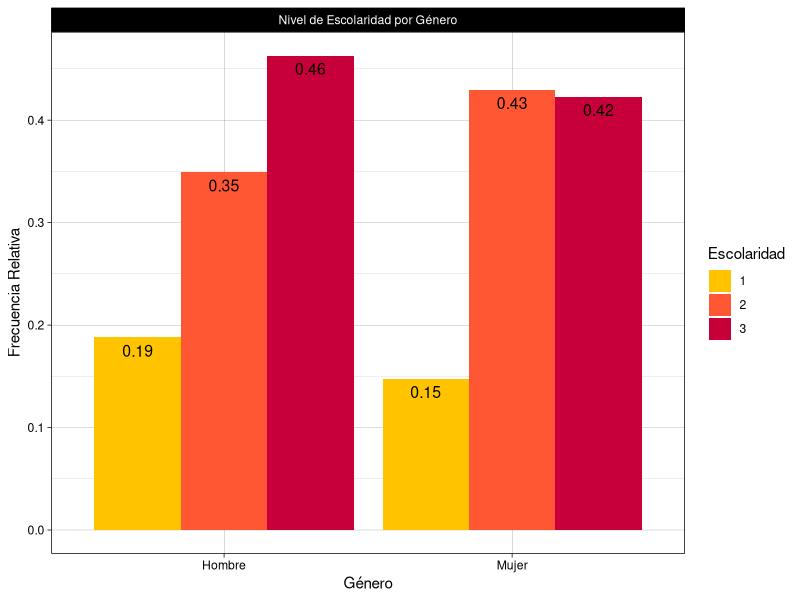
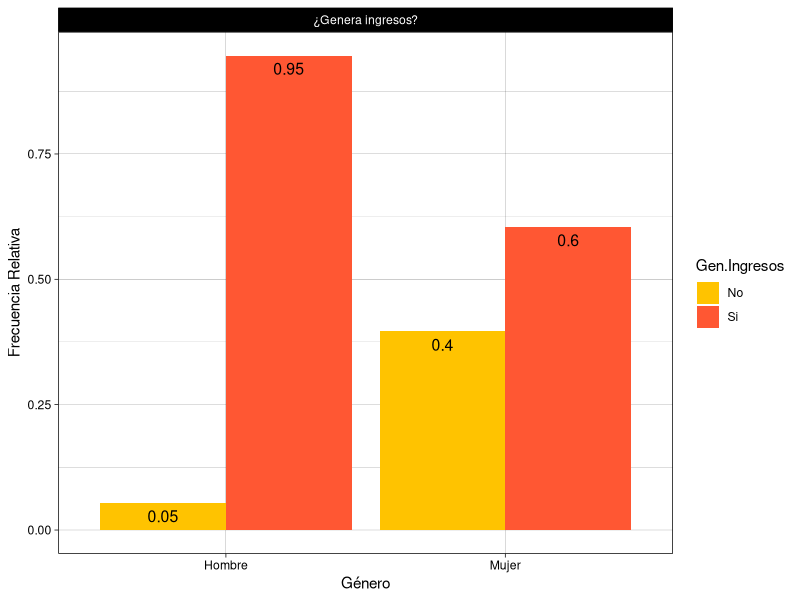
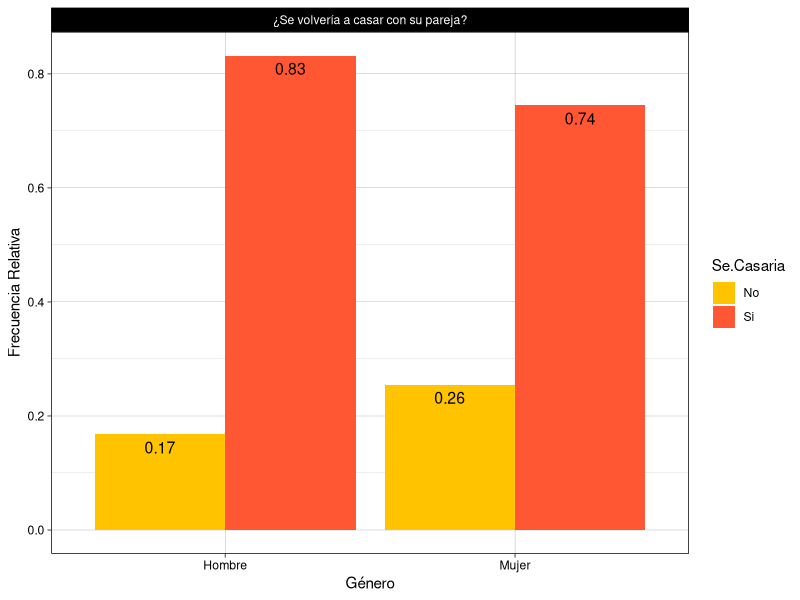

These figures' R source, in order:
## ---- chunk 1
knitr::opts_chunk$set(echo = F, fig.width=8, fig.height=4)
## ---- chunk 2
datos3 <- read.table("PAREJAS.txt", header = T)
## ---- chunk 3
library(knitr)
library(kableExtra)

knitr::kable(head(datos3,5), format="latex", booktabs=TRUE) %>% 
  kable_styling(latex_options=c("scale_down", "hold_position"))
## ---- chunk 4
resumen1 <- data.frame("Variable"= c("Edad", "Escolaridad", "Ingresos", "¿Se casaría?"),
                      "PromedioH"=c(mean(datos3$EDADH), mean(datos3$ESCOLH),
                                    mean(datos3$INGH), mean(datos3$CASARH)),
                      "PromedioM"=c(mean(datos3$EDADM), mean(datos3$ESCOLM),
                                    mean(datos3$INGM), mean(datos3$CASARM)))

knitr::kable(resumen1, "latex", booktabs = T) %>%
  kable_styling(latex_options = "hold_position", position = "center")
## ---- chunk 5
resumen2 <- data.frame("Variable"= c("Años casados", "N. Hijos"),
                       "Promedio"= c(mean(datos3$TPOCAS), mean(datos3$NHIJOS)))

knitr::kable(resumen2, "latex", booktabs = T) %>%
  kable_styling(latex_options = "hold_position", position = "center")
## ---- chunk 6
resumen3 <- data.frame("Variable"= c("Edad Hombres","Edad Mujeres","Años casados",
                                     "N. Hijos"),
                       "Desv.Estándar"= c(sd(datos3$EDADH), sd(datos3$EDADM),
                                     sd(datos3$TPOCAS), sd(datos3$NHIJOS)))

knitr::kable(resumen3, "latex", booktabs = T) %>%
  kable_styling(latex_options = "hold_position", position = "center")
## ---- chunk 7
library(ggplot2)

escol <- data.frame("Escolaridad" = as.factor(c(1,2,3,1,2,3)),
                    "Genero" = c(rep("Hombre",3), rep("Mujer",3)),
                    "Cantidad" = c(28,52,69,22,64,63)/149)

g1 <- ggplot(data=escol, aes(x=Genero, y=Cantidad, fill=Escolaridad)) +
  xlab("Género") + ylab("Frecuencia Relativa") +
  theme(plot.title = element_text(size = rel(2)))

g1 + geom_bar(stat="identity", position=position_dodge()) + 
  geom_text(aes(label=round(Cantidad,2)), vjust=1.6, color="black", position = position_dodge(0.9), size=4)+
  scale_fill_manual(values=c('#FFC300', '#FF5733', '#C70039')) +
  theme(axis.text.x = element_text(angle = -45, vjust = 1, hjust=-0.3)) +
  theme_linedraw() +                                                      
  theme(legend.position = "right") +                                    
  facet_grid(~"Nivel de Escolaridad por Género")
## ---- chunk 8
ingre <- data.frame("Gen.Ingresos" = as.factor(c("No","Si","No","Si")),
                    "Genero" = c(rep("Hombre",2), rep("Mujer",2)),
                    "Cantidad" = c(8,141,59,90)/149)

g2 <- ggplot(data=ingre, aes(x=Genero, y=Cantidad, fill=Gen.Ingresos)) +
  xlab("Género") + ylab("Frecuencia Relativa") +
  theme(plot.title = element_text(size = rel(2)))

g2 + geom_bar(stat="identity", position=position_dodge()) + 
  geom_text(aes(label=round(Cantidad,2)), vjust=1.6, color="black", position = position_dodge(0.9), size=4)+
  scale_fill_manual(values=c('#FFC300', '#FF5733')) +
  theme(axis.text.x = element_text(angle = -45, vjust = 1, hjust=-0.3)) +
  theme_linedraw() +                                                      
  theme(legend.position = "right") +                                    
  facet_grid(~"¿Genera ingresos?")
## ---- chunk 9
casar <- data.frame("Se.Casaria" = as.factor(c("No","Si","No","Si")),
                    "Genero" = c(rep("Hombre",2), rep("Mujer",2)),
                    "Cantidad" = c(25,124,38,111)/149)

g3 <- ggplot(data=casar, aes(x=Genero, y=Cantidad, fill=Se.Casaria)) +
  xlab("Género") + ylab("Frecuencia Relativa") +
  theme(plot.title = element_text(size = rel(2)))

g3 + geom_bar(stat="identity", position=position_dodge()) + 
  geom_text(aes(label=round(Cantidad,2)), vjust=1.6, color="black", position = position_dodge(0.9), size=4)+
  scale_fill_manual(values=c('#FFC300', '#FF5733')) +
  theme(axis.text.x = element_text(angle = -45, vjust = 1, hjust=-0.3)) +
  theme_linedraw() +                                                      
  theme(legend.position = "right") +                                    
  facet_grid(~"¿Se volvería a casar con su pareja?")
## ---- chunk 10
dif.prop.LRT <-function(x1,n1,x2,n2,nivel=0.05){
  if(x1==0) x1<-0.5
  p1<-x1/n1
  if(x2==0) x2<-0.5
  p2<-x2/n2
  n<-n1+n2
  p.p<-(x1+x2)/n
  G2<-2*log(p1^x1*(1-p1)^(n1-x1)*p2^x2*(1-p2)^(n2-x2)/(p.p^(x1+x2)*(1-p.p)^(n-x1-x2)))
  valor.p<-pchisq(G2,1,lower.tail=F)
  dif.prop<-p1-p2
  list(p1=p1,p2=p2,dif.prop=dif.prop,G2=G2,valor.p=valor.p)
}

ans1 <- dif.prop.LRT(141,149,90,149)

ans1_data <- data.frame("Estadístico" = c("dif.prop", "G2", "ValorP"),
                        "Valor" = as.factor(c(0.3422819, 55.22644, 1.074141e-13)))

knitr::kable(ans1_data, "latex", booktabs = T) %>%
  kable_styling(latex_options = "hold_position", position = "center")
## ---- chunk 11
ans2 <- dif.prop.LRT(124,149,111,149)

ans2_data <- data.frame("Estadístico" = c("dif.prop", "G2", "ValorP"),
                        "Valor" = as.factor(c(0.08724832, 3.421425, 0.06435545)))

knitr::kable(ans2_data, "latex", booktabs = T) %>%
  kable_styling(latex_options = "hold_position", position = "center")
